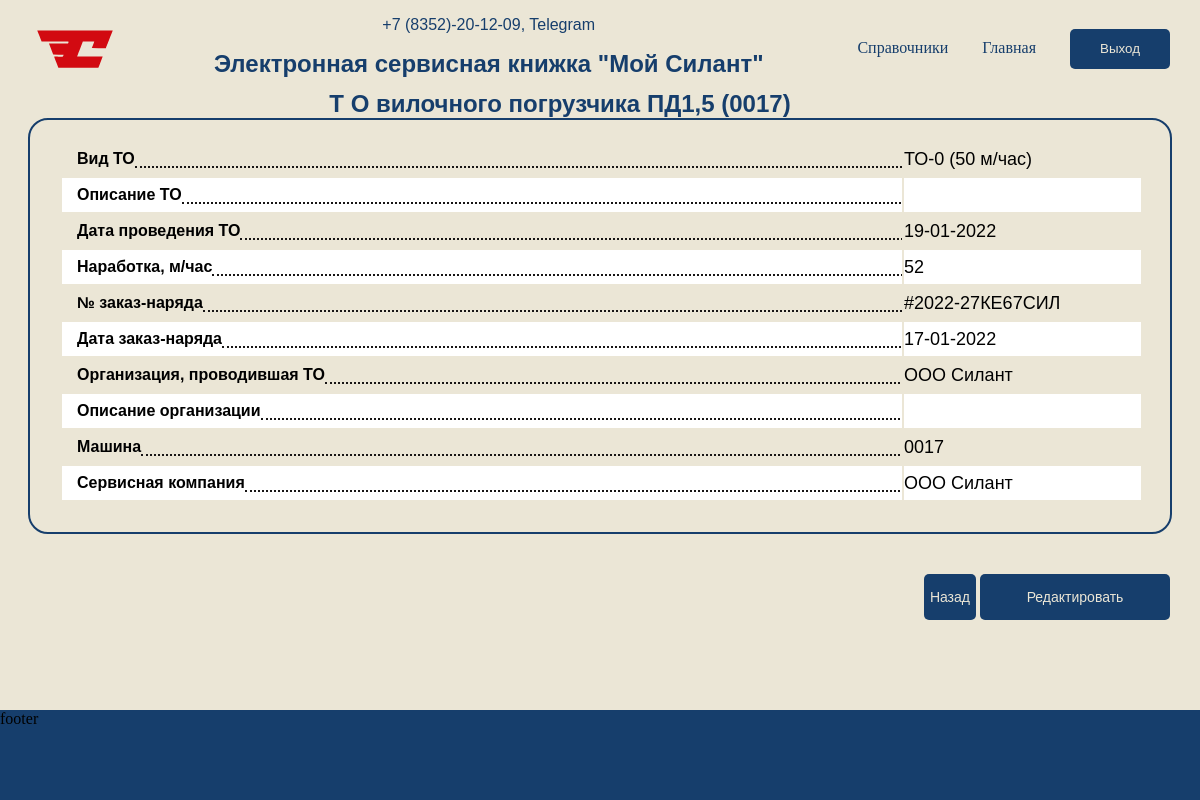
Before: /technical_service/7/ (signed in) with the older database file.
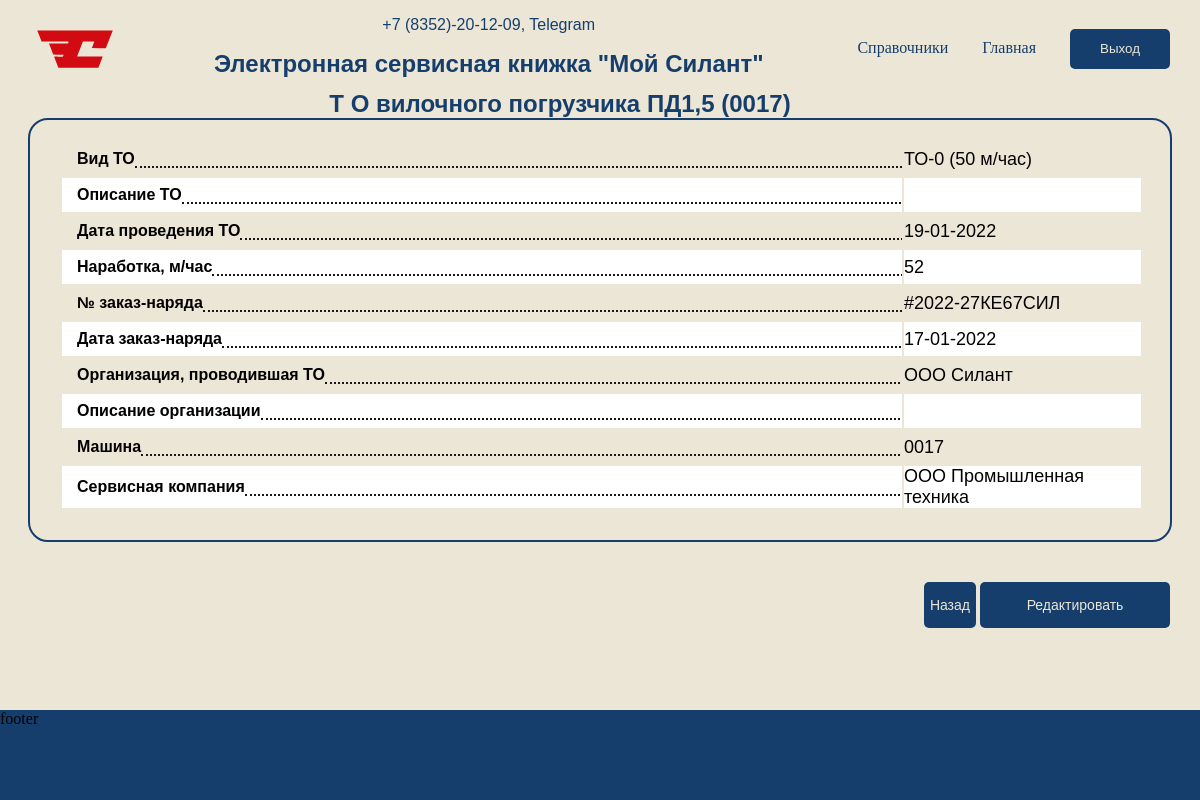
After: the same page with the newer database file.
### service/models.py (models this page shows, shortened)
class TechnicalMaintenance(models.Model):
    type_maintenance = models.ForeignKey(references.TypeMaintenance, on_delete=models.PROTECT, verbose_name='Вид ТО')
    date_event = models.DateField(auto_now_add=False, verbose_name='Дата проведения ТО')
    operating_time = models.IntegerField(default=0, verbose_name='Наработка, м/час')
    order_number = models.CharField(max_length=128, verbose_name='№ заказ-наряда')
    date_order = models.DateField(auto_now_add=False, verbose_name='Дата заказ-наряда')
    organization_maintenance = models.ForeignKey(references.OrganizationMaintenance, on_delete=models.PROTECT,
                                                 verbose_name='Организация, проводившая ТО')
    car = models.ForeignKey(Car, on_delete=models.PROTECT, verbose_name='Машина')
    service_company = models.ForeignKey(references.ServiceCompany, on_delete=models.PROTECT,
                                        verbose_name='Сервисная компания')
    class Meta:
        verbose_name = 'Техническое обслуживание'
        verbose_name_plural = 'Техническое обслуживание'

class Car(models.Model):
    factory_number = models.CharField(unique=True, max_length=128, verbose_name='Заводской номер')
    model_technique = models.ForeignKey(references.ModelTechnique, on_delete=models.PROTECT,
                                        verbose_name='Модель техники')
    engine_model = models.ForeignKey(references.EngineModel, on_delete=models.PROTECT, verbose_name='Модель двигателя')
    engine_serial_number = models.CharField(max_length=128, verbose_name='Зав. № двигателя')
    transmission_model = models.ForeignKey(references.TransmissionModel, on_delete=models.PROTECT,
                                           verbose_name='Модель трансмиссии')
    transmission_serial_numbers = models.CharField(max_length=128, verbose_name='Зав. № трансмиссии')
    model_drive_bridge = models.ForeignKey(references.ModelDriveBridge, on_delete=models.PROTECT,
                                           verbose_name='Модель ведущего моста')
    factory_number_drive_bridge = models.CharField(max_length=128, verbose_name='Зав. № ведущего моста')
    controlled_bridge_model = models.ForeignKey(references.ControlledBridgeModel, on_delete=models.PROTECT,
                                                verbose_name='Модель управляемого моста')
    factory_number_controlled_bridge = models.CharField(max_length=128, verbose_name='Зав. № управляемого моста')
    delivery_agreement = models.TextField(verbose_name='Договор поставки №, дата', blank=True, null=True)
    factory_shipment_date = models.DateField(auto_now_add=False, verbose_name='Дата отгрузки с завода')
    consignee = models.TextField(verbose_name='Грузополучатель')
    delivery_address = models.TextField(verbose_name='Адрес поставки')
    equipment = models.TextField(verbose_name='Комплектация (доп. опции)')
    client = models.OneToOneField(Profile, on_delete=models.PROTECT, verbose_name='Клиент')
    service_company = models.OneToOneField(references.ServiceCompany, on_delete=models.PROTECT,
                                           verbose_name='Сервисная компания')
    class Meta:
        verbose_name = 'Машины'
        verbose_name_plural = 'Машины'

### references/models.py (models this page shows)
class ModelTechnique(models.Model):
    title = models.CharField(max_length=128, verbose_name='Название')
    description = models.TextField(verbose_name='Описание', blank=True, null=True)
    class Meta:
        verbose_name = 'Модель техники'
        verbose_name_plural = 'Модель техники'
    def __str__(self):
        return f'{self.title} {self.description}'

class TypeMaintenance(models.Model):
    title = models.CharField(max_length=128, verbose_name='Название')
    description = models.TextField(verbose_name='Описание', blank=True, null=True)
    class Meta:
        verbose_name = 'Вид ТО'
        verbose_name_plural = 'Вид ТО'
    def __str__(self):
        return f'{self.title} {self.description}'

class OrganizationMaintenance(models.Model):
    title = models.CharField(max_length=128, verbose_name='Название')
    description = models.TextField(verbose_name='Описание', blank=True, null=True)
    class Meta:
        verbose_name = 'Организация, проводившая ТО'
        verbose_name_plural = 'Организация, проводившая ТО'
    def __str__(self):
        return f'{self.title} {self.description}'

class ServiceCompany(models.Model):
    profile = models.OneToOneField(Profile, on_delete=models.PROTECT, verbose_name='Профиль сервисной компании ')
    title = models.CharField(max_length=128, verbose_name='Название')
    description = models.TextField(verbose_name='Описание', blank=True, null=True)
    class Meta:
        verbose_name = 'Сервисные компании'
        verbose_name_plural = 'Сервисные компании'
    def __str__(self):
        return f'{self.title} {self.description}'

### service/views.py (the view)
# urls.py: path('technical_service/<int:pk>/', views.TechnicalMaintenanceDetail.as_view(),
class TechnicalMaintenanceDetail(CustomPermissionRequiredMixin, DetailView):
    permission_required = 'service.view_technical_service'
    model = TechnicalMaintenance
    template_name = 'service/technical_service/technical_service.html'
    context_object_name = 'technical_service'

### templates/service/technical_service/technical_service.html (shortened to what this page needs)
{% extends 'base.html' %}
{% load static %}
{% block content %}
<div class="wrapper-content">
    {% if technical_service %}
    <h2> Т О вилочного погрузчика  {{ technical_service.car.model_technique }} ({{ technical_service.car.factory_number }})</h2>
    <section>
        <table class="entity_table">
            <tbody>
            <tr>
                <td class="name"><span>Вид ТО</span></td>
                <td class="cur">{{ technical_service.type_maintenance }}</td>
            </tr>
            <tr>
                <td class="name"><span>Описание ТО</span></td>
                <td class="cur">{{ technical_service.type_maintenance.description }}</td>
            </tr>
            <tr>
                <td class="name"><span>Дата проведения ТО</span></td>
                <td class="cur">{{ technical_service.date_event |date:'d-m-Y'}}</td>
            </tr>
            <tr>
                <td class="name"><span>Наработка, м/час</span></td>
                <td class="cur">{{ technical_service.operating_time }}</td>
            </tr>
            <tr>
                <td class="name"><span>№ заказ-наряда</span></td>
                <td class="cur">{{technical_service.order_number }}</td>
            </tr>
            <tr>
                <td class="name"><span>Дата заказ-наряда</span></td>
                <td class="cur">{{ technical_service.date_order |date:'d-m-Y'}}</td>
            </tr>
            <tr>
                <td class="name"><span>Организация, проводившая ТО</span></td>
                <td class="cur">{{ technical_service.organization_maintenance }}</td>
            </tr>
            <tr>
                <td class="name"><span>Описание организации</span></td>
                <td class="cur">{{ technical_service.organization_maintenance.description }}</td>
            </tr>
            <tr>
                <td class="name"><span>Машина</span></td>
                <td class="cur">{{ technical_service.car.factory_number }}</td>
            </tr>
            <tr>
                <td class="name"><span>Сервисная компания</span></td>
                <td class="cur">{{ technical_service.service_company }}</td>
            </tr>
            </tbody>
        </table>
    </section>
    <div class="content-editing">
        <button class="history_back"> Назад </button>
        {% if perms.service.change_technicalmaintenance%}
        <a href="{% url  'technical_service_update' pk=technical_service.id %}"><button>Редактировать</button></a>
        {% endif %}
    </div>
    {% endif %}
</div>
{% endblock content %}

### templates/base.html (shortened to what this page needs)
<!DOCTYPE html>
<html lang="en">
<head>
    {% load static %}
    {% load account %}
    <link href="{% static 'styles/home.css' %}" rel="stylesheet">
    <link href="{% static 'styles/base.css' %}" rel="stylesheet">
    <link href="{% static 'styles/common_entity_styles.css' %}" rel="stylesheet">
    <link href="{% static 'styles/general_creation_card.css' %}" rel="stylesheet">
    <link href="{% static 'styles/references.css' %}" rel="stylesheet">
</head>
<body>
<header>
    <nav class="top-navigation-wrap">
        <img class="logo" src="{% static 'images/logo.svg' %}" alt="LOGO">
        <div class="header-banner">
            <p>+7 (8352)-20-12-09, Telegram</p>
            <h1>Электронная сервисная книжка "Мой Силант"</h1>
        </div>
        <nav >
            {% if request.user.is_authenticated %}
            {% if perms.references.view_references%}
            <a class="link_home" href="{% url 'references' %}">Справочники</a>
            {% endif %}
            <a class="link_home" href="{% url 'home' %}">Главная</a>
            <a class="account_logout" href="{% url 'account_logout' %}">
                <button class="button-general ">Выход</button>
            </a>
            {% elif not request.user.is_authenticated %}
            <a class="account_login" href="{% url 'account_login' %}">
                <button class="button-general ">Вход</button>
            </a>
            {% endif %}
        </nav>
    </nav>
</header>
<main>
    {% block content %}{% endblock content %}
</main>
<footer>
    footer
</footer>
</body>
</html>

### static/styles/base.css (style rules this page uses)
html, body { height: 100%; }
html { padding: 0; margin: 0; }
body { display: flex; flex-direction: column; align-items: center; min-height: 100%; max-width: 1440px; margin: 0 auto; padding: 0; background-color: white; }
header { max-width: 1440px; height: 90px; width: 100vw; background-color: #EBE6D6; }
main { width: 100%; flex: 1 0 auto; background-color: #EBE6D6; }
footer { flex: 0 0 auto; width: 100%; height: 90px; background-color: #163E6C; }
.logo { max-width: 90px; }
.top-navigation-wrap { display: flex; flex-direction: row; justify-content: space-between; align-items: center; margin: 0 30px 0 30px; }
.header-banner { display: flex; flex-direction: column; align-items: center; color: #163E6C; font-family: PT-Astra-Sans_Bold-Italic, sans-serif; }
.header-banner h1 { font-family: Astra-Sans-Bold, sans-serif; margin-top: 0; }
.button-general { background-color: #163E6C; color: #EBE6D6; min-width: 100px; height: 40px; border-radius: 5px; border: none; }
.link_home { margin-right: 30px; text-decoration: none; color: #163E6C; }

### static/styles/common_entity_styles.css (style rules this page uses)
.wrapper-content { max-width: 100%; display: flex; flex-direction: column; align-items: center; }
.wrapper-content h2 { font-family: PT-Astra-Sans_Bold-Italic, sans-serif; color: #163E6C; margin: 0 80px 0 0; }
.wrapper-content section { width: 95%; border: 2px solid #163E6C; border-radius: 20px; margin: 0 0 0 0; }
.entity_table { width: 95%; margin: 20px 30px 30px 30px; }
.cur { font-family: PT-Astra-Sans_Bold-Italic, sans-serif; width: 22%; padding: 0; font-size: 18px; }
.name { font-family: PT-Astra-Sans_Regular, sans-serif; font-weight: bold; font-size: 16px; overflow: hidden; padding: 0; }
.name span { margin: 8px 0 8px 15px; display: inline-block; position: relative; }
.name span:after { content: ""; display: inline-block; border-bottom: 2px dotted #171515; position: absolute; left: 100%; right: -9999px; bottom: 0; }
.entity_table tbody tr:nth-child(even) { background: white; }
.content-editing { align-self: end; margin: 40px 30px 40px 0; }
.content-editing button { background-color: #163E6C; color: #EBE6D6; height: 46px; border: none; border-radius: 5px; font-family: PT-Astra-Sans_Bold-Italic, sans-serif; font-size: 14px; }
.content-editing a:nth-child(2) button { width: 190px; }

Changed rows visible on the page:
changed TechnicalMaintenance "ПД1,5": service_company "ООО Силант" → "ООО Промышленная техника"
